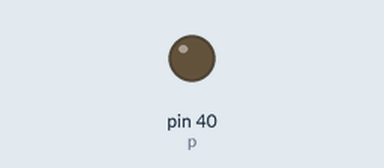
A program run on a simulated Raspberry Pi (header pin numbers). Parts: output pins drawn as LEDs (lit = HIGH).

Above: at 0.05 s.
At 0.95 s:
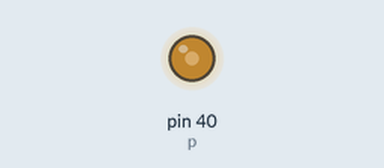
At 1.9 s:
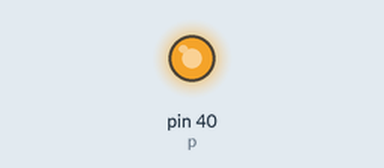
At 3.8 s:
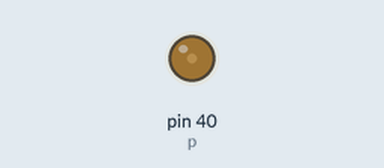
Timing chart, 0 to 5.5 s (numbered marks = the images above):
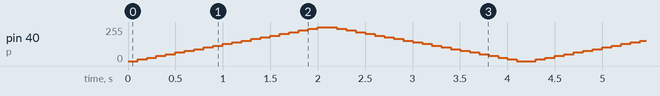

The program:

pwmDimmer.py
```python
#Dimmer de un LED
import RPi.GPIO as GPIO
from time import sleep

GPIO.setwarnings(False)
GPIO.setmode(GPIO.BOARD)
GPIO.setup(40,GPIO.OUT)

p = GPIO.PWM(40, 100)
p.start(True)
try:
    while True:
        for i in range(0, 101, 5):
            p.ChangeDutyCycle(i)
            sleep(0.1)
        for i in range(100, -1, -5):
            p.ChangeDutyCycle(i)
            sleep(0.1)
except KeyboardInterrupt:
    print("El programa termino")
p.stop()
GPIO.cleanup()
```
